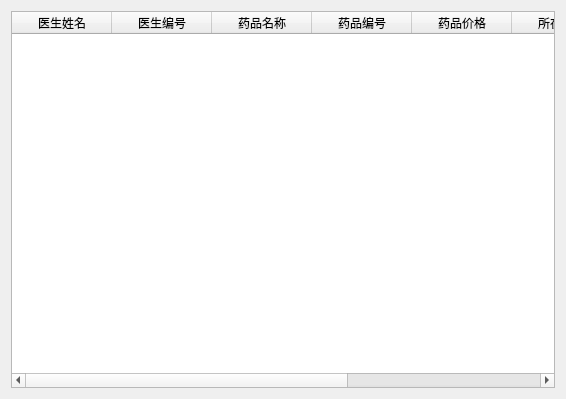
<?xml version="1.0" encoding="UTF-8"?>
<ui version="4.0">
 <class>Form</class>
 <widget class="QWidget" name="Form">
  <property name="geometry">
   <rect>
    <x>0</x>
    <y>0</y>
    <width>566</width>
    <height>399</height>
   </rect>
  </property>
  <property name="windowTitle">
   <string>Form</string>
  </property>
  <layout class="QHBoxLayout" name="horizontalLayout">
   <item>
    <widget class="QTableWidget" name="tableWidget">
     <column>
      <property name="text">
       <string>医生姓名</string>
      </property>
     </column>
     <column>
      <property name="text">
       <string>医生编号</string>
      </property>
     </column>
     <column>
      <property name="text">
       <string>药品名称</string>
      </property>
     </column>
     <column>
      <property name="text">
       <string>药品编号</string>
      </property>
     </column>
     <column>
      <property name="text">
       <string>药品价格</string>
      </property>
     </column>
     <column>
      <property name="text">
       <string>所在药房</string>
      </property>
     </column>
     <column>
      <property name="text">
       <string>医嘱</string>
      </property>
     </column>
     <column>
      <property name="text">
       <string>医嘱时间</string>
      </property>
     </column>
    </widget>
   </item>
  </layout>
 </widget>
 <resources/>
 <connections/>
</ui>
